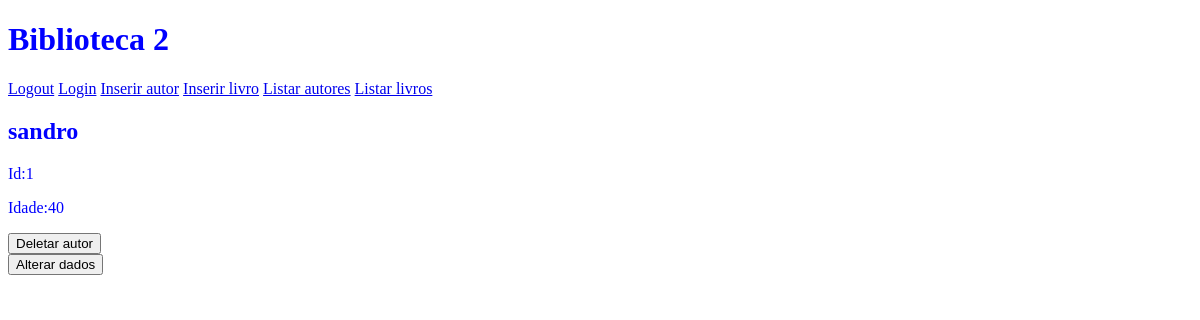
The app's page /listarautores/1/, older data.
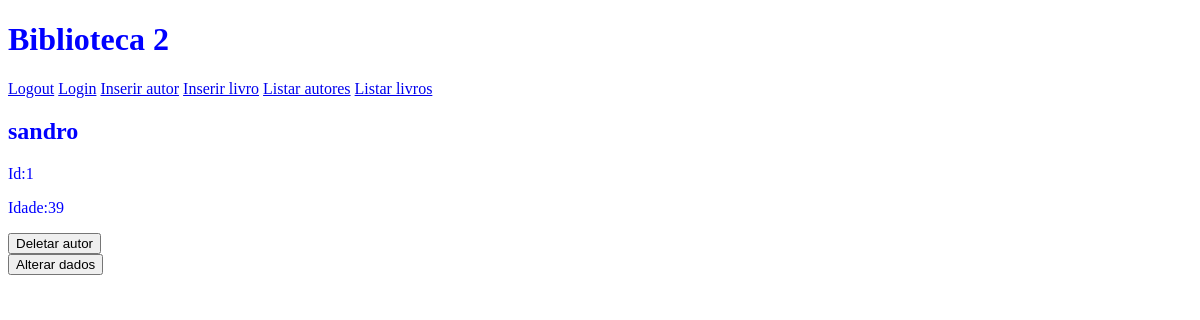
The same page, newer data.
### biblioteca/models.py (models this page shows, shortened)
class Autor(models.Model):
    nome = models.CharField(max_length=64)
    idade = models.IntegerField()

### biblioteca/views.py (the view)
# urls.py: path('listarautores/<int:id>/', views.mostrarautor, name="mostrarautor"),
def mostrarautor(request, id):
    objetoautor = Autor.objects.get(pk=id)
    return render(request, 'biblioteca/mostrarautor.html', {"autor": objetoautor})

### biblioteca/templates/biblioteca/mostrarautor.html (shortened to what this page needs)
{% extends 'biblioteca/layout.html' %}
{% block body %}
<h2>{{ autor.nome}}</h2>
<p>Id:{{autor.id}}</p>
<p>Idade:{{autor.idade}}</p>
<form action="deletar" method="post">
    <button type="submit">Deletar autor</button>
</form>
<form action="{% url 'alterarautor' autor.id %}" method="get">
<button type="submit">Alterar dados</button>
</form>
{% endblock %}

Row changes from the older to the newer data that the page shows:
changed Autor "sandro": idade "40" → "39"
